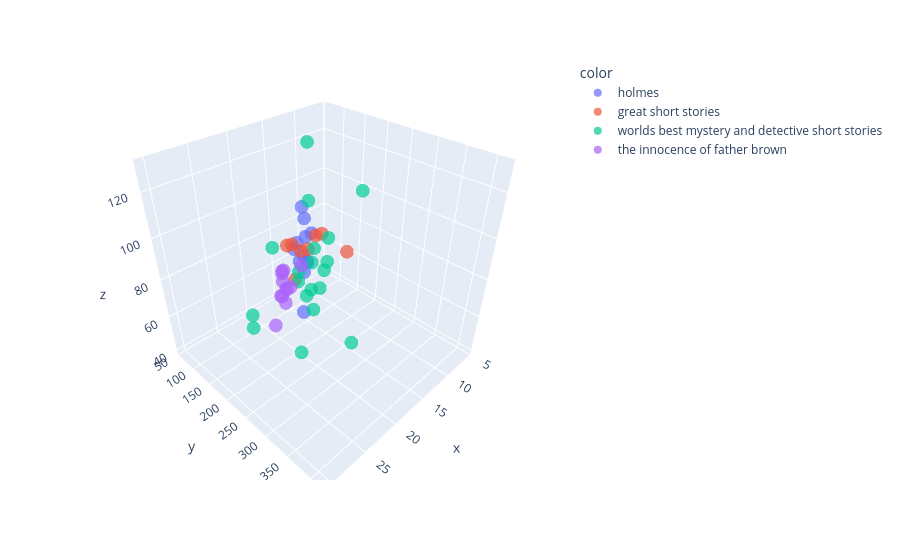

The cell this chart's notebook holds for it:
### Code cell
fig = px.scatter_3d(
    x=human_stories_df["sentence_length_average"],
    y=human_stories_df["sentence_length_variance"],
    z=human_stories_df["sentence_length_max"],
    color=human_stories_df["origin"],
    opacity=0.7
)

fig.show()

### Figure 1 — Plotly figure (JSON) as saved in the notebook; plotly's stock layout.template omitted (floating-point values rounded to 4 significant figures)
{"data": [{"hovertemplate": "color=holmes<br>x=%{x}<br>y=%{y}<br>z=%{z}<extra></extra>", "legendgroup": "holmes", "marker": {"color": "#636efa", "opacity": 0.7, "symbol": "circle"}, "mode": "markers", "name": "holmes", "scene": "scene", "showlegend": true, "type": "scatter3d", "x": [12.78, 16.69, 15.71, 14.7, 15.15, 14.39, 13.65, 15.47, 16.02, 13.68, 15.25, 14.84], "y": [113.3, 165.4, 152.9, 125.8, 154.2, 154.8, 121.0, 148.3, 141.3, 131.1, 120.1, 143.5], "z": [79, 49, 78, 70, 74, 88, 61, 102, 84, 68, 77, 95]}, {"hovertemplate": "color=great short stories<br>x=%{x}<br>y=%{y}<br>z=%{z}<extra></extra>", "legendgroup": "great short stories", "marker": {"color": "#EF553B", "opacity": 0.7, "symbol": "circle"}, "mode": "markers", "name": "great short stories", "scene": "scene", "showlegend": true, "type": "scatter3d", "x": [18.36, 22.2, 19.64, 14.42, 15.62, 18.05, 15.06, 11.7], "y": [154.6, 251.1, 256.9, 101.0, 255.1, 201.0, 174.8, 61.72], "z": [88, 103, 107, 76, 92, 91, 90, 45]}, {"hovertemplate": "color=worlds best mystery and detective short stories<br>x=%{x}<br>y=%{y}<br>z=%{z}<extra></extra>", "legendgroup": "worlds best mystery and detective short stories", "marker": {"color": "#00cc96", "opacity": 0.7, "symbol": "circle"}, "mode": "markers", "name": "worlds best mystery and detective short stories", "scene": "scene", "showlegend": true, "type": "scatter3d", "x": [12.74, 27.84, 12.7, 27.07, 17.92, 5.701, 11.97, 17.28, 18.07, 15.71, 17.07, 17.1, 17.85, 17.89, 21.46, 14.59, 11.19, 30.29, 22.71], "y": [135.7, 336.7, 128.7, 415.3, 175.2, 60.71, 237.4, 200.5, 196.1, 212.2, 190.0, 192.9, 245.2, 226.3, 171.7, 151.0, 63.22, 281.8, 124.6], "z": [75, 81, 66, 97, 76, 40, 113, 57, 66, 82, 111, 67, 101, 74, 94, 130, 43, 89, 54]}, {"hovertemplate": "color=the innocence of father brown<br>x=%{x}<br>y=%{y}<br>z=%{z}<extra></extra>", "legendgroup": "the innocence of father brown", "marker": {"color": "#ab63fa", "opacity": 0.7, "symbol": "circle"}, "mode": "markers", "name": "the innocence of father brown", "scene": "scene", "showlegend": true, "type": "scatter3d", "x": [17.63, 15.45, 18.76, 23.25, 18.76, 17.12, 16.02, 18.39, 16.55, 18.67, 16.99, 17.39], "y": [120.4, 95.88, 144.5, 199.4, 165.8, 115.5, 151.7, 144.0, 110.3, 143.5, 105.9, 130.9], "z": [54, 51, 74, 61, 68, 66, 73, 55, 66, 68, 51, 59]}], "layout": {"legend": {"title": {"text": "color"}, "tracegroupgap": 0}, "margin": {"t": 60}, "scene": {"domain": {"x": [0, 1], "y": [0, 1]}, "xaxis": {"title": {"text": "x"}}, "yaxis": {"title": {"text": "y"}}, "zaxis": {"title": {"text": "z"}}}}}
